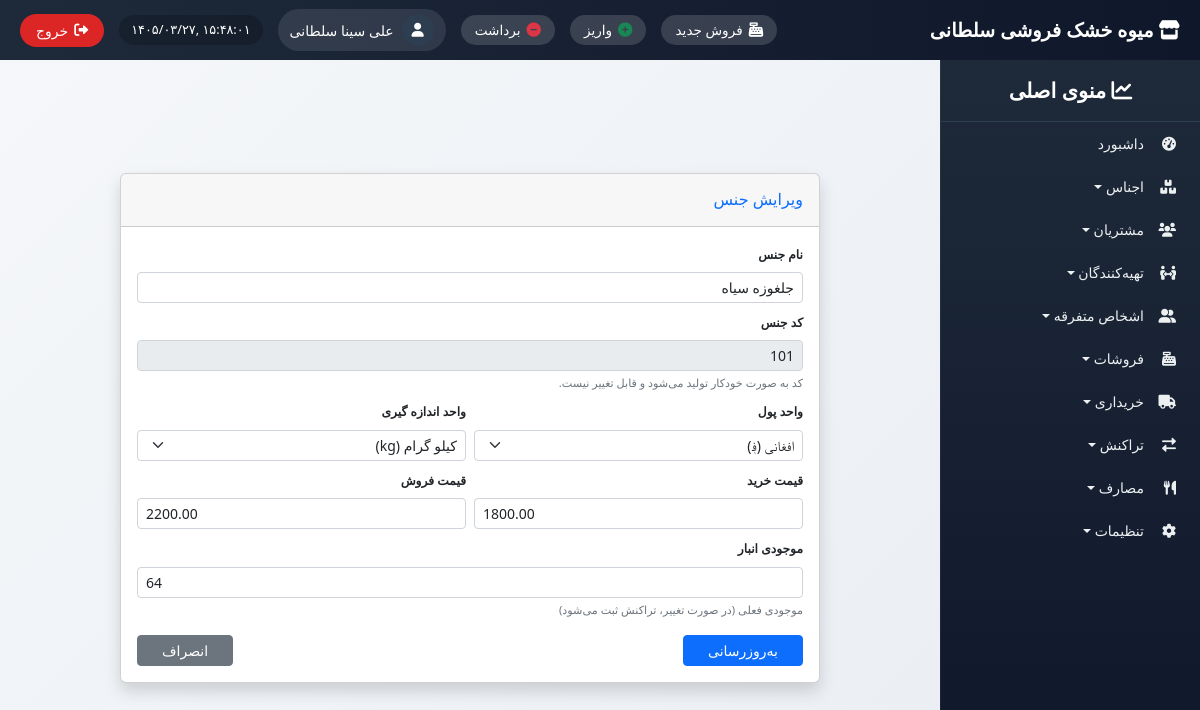
/products/edit/3/ (signed in), run on the app's committed database.
### inventory/models.py (models this page shows, shortened)
class Product(models.Model):
    name = models.CharField(max_length=200, verbose_name="نام جنس")
    code = models.PositiveIntegerField(unique=True, verbose_name="کد جنس")
    category = models.ForeignKey(Category, on_delete=models.SET_NULL, null=True, blank=True)
    currency = models.ForeignKey(Currency, on_delete=models.PROTECT, verbose_name="واحد پول")
    purchase_price = models.DecimalField(max_digits=12, decimal_places=2, validators=[MinValueValidator(Decimal('0.01'))])
    selling_price = models.DecimalField(max_digits=12, decimal_places=2, validators=[MinValueValidator(Decimal('0.01'))])
    unit = models.ForeignKey(UnitOfMeasure, on_delete=models.PROTECT, verbose_name="واحد اندازه گیری")
    description = models.TextField(blank=True)
    is_active = models.BooleanField(default=True)
    created_at = models.DateTimeField(auto_now_add=True)

class Stock(models.Model):
    product = models.OneToOneField(Product, on_delete=models.CASCADE, related_name='stock')
    quantity = models.PositiveIntegerField(default=0)
    minimum_threshold = models.PositiveIntegerField(default=5)

### settings_app/models.py (models this page shows, shortened)
class Currency(models.Model):
    code = models.CharField(max_length=3, unique=True, verbose_name="کد")
    name = models.CharField(max_length=50, verbose_name="نام واحد پول")
    symbol = models.CharField(max_length=5, verbose_name="نماد")
    is_active = models.BooleanField(default=True, verbose_name="فعال")
    class Meta:
        verbose_name = "واحد پول"
        verbose_name_plural = "واحدهای پول"

class UnitOfMeasure(models.Model):
    name = models.CharField(max_length=50, unique=True, verbose_name="نام واحد")
    symbol = models.CharField(max_length=10, blank=True, verbose_name="نماد")
    is_active = models.BooleanField(default=True, verbose_name="فعال")
    class Meta:
        verbose_name = "واحد اندازه‌گیری"
        verbose_name_plural = "واحدهای اندازه‌گیری"

### inventory/views.py (the view, shortened to what this page needs)
# urls.py: path('edit/<int:pk>/', views.product_edit, name='product_edit'),
@login_required
def product_edit(request, pk):
    if request.user.groups.filter(name='حسابدار').exists():
        raise PermissionDenied("شما مجوز ویرایش ندارید.")
    product = get_object_or_404(Product, pk=pk)
    units = UnitOfMeasure.objects.filter(is_active=True)
    currencies = Currency.objects.filter(is_active=True)
    return render(request, 'inventory/product_form.html', {
        'product': product,
        'edit_mode': True,
        'new_code': product.code,
        'units': units,
        'currencies': currencies,
    })

### templates/inventory/product_form.html (shortened to what this page needs)
{% extends 'base_with_sidebar.html' %}
{% load i18n %}
{% block content %}
<div class="container d-flex justify-content-center align-items-center" style="min-height: calc(100vh - 100px);">
    <div class="card shadow mb-4" style="width:100%; max-width:700px;">
        <div class="card-header py-3">
            <h6 class="m-0 font-weight-bold text-primary">
                {% if edit_mode %}{% trans "ویرایش جنس" %}{% else %}{% trans "فرم ثبت جنس جدید" %}{% endif %}
            </h6>
        </div>
        <div class="card-body py-3">
            <form method="post">
                <div class="mb-2">
                    <label class="form-label small fw-bold">{% trans "نام جنس" %}</label>
                    <input type="text" name="name" class="form-control form-control-sm"
                           placeholder="{% trans 'نام جنس را وارد کنید' %}"
                           value="{% if edit_mode %}{{ product.name }}{% endif %}" required>
                </div>
                <div class="mb-2">
                    <label class="form-label small fw-bold">{% trans "کد جنس" %}</label>
                    <input type="text" class="form-control form-control-sm"
                           value="{% if edit_mode %}{{ product.code }}{% else %}{{ new_code }}{% endif %}" disabled readonly>
                    <small class="text-muted" style="font-size: 0.7rem;">کد به صورت خودکار تولید می‌شود و قابل تغییر نیست.</small>
                </div>
                <div class="row g-2">
                    <div class="col-md-6 mb-2">
                        <label class="form-label small fw-bold">{% trans "واحد پول" %}</label>
                        <select name="currency" class="form-select form-select-sm" required>
                            {% for curr in currencies %}
                            <option value="{{ curr.id }}" {% if edit_mode and product.currency.id == curr.id %}selected{% endif %}>
                                {{ curr.name }} ({{ curr.symbol }})
                            </option>
                            {% endfor %}
                        </select>
                    </div>
                    <div class="col-md-6 mb-2">
                        <label class="form-label small fw-bold">{% trans "واحد اندازه گیری" %}</label>
                        <select name="unit" class="form-select form-select-sm" required>
                            {% for unit in units %}
                            <option value="{{ unit.id }}" {% if edit_mode and product.unit.id == unit.id %}selected{% endif %}>
                                {{ unit.name }} {% if unit.symbol %}({{ unit.symbol }}){% endif %}
                            </option>
                            {% endfor %}
                        </select>
                    </div>
                </div>
                <div class="row g-2">
                    <div class="col-md-6 mb-2">
                        <label class="form-label small fw-bold">{% trans "قیمت خرید" %}</label>
                        <input type="number" step="0.01" name="purchase_price" class="form-control form-control-sm"
                               placeholder="{% trans 'قیمت خرید را وارد کنید' %}"
                               value="{% if edit_mode %}{{ product.purchase_price }}{% endif %}" required>
                    </div>
                    <div class="col-md-6 mb-2">
                        <label class="form-label small fw-bold">{% trans "قیمت فروش" %}</label>
                        <input type="number" step="0.01" name="selling_price" class="form-control form-control-sm"
                               placeholder="{% trans 'قیمت فروش را وارد کنید' %}"
                               value="{% if edit_mode %}{{ product.selling_price }}{% endif %}" required>
                    </div>
                </div>
                <div class="mb-2">
                    <label class="form-label small fw-bold">{% trans "موجودی انبار" %}</label>
                    <input type="number" name="initial_stock" class="form-control form-control-sm"
                           placeholder="{% trans 'موجودی انبار را وارد کنید' %}"
                           value="{% if edit_mode %}{{ product.stock.quantity }}{% else %}0{% endif %}" min="0">
                    <small class="text-muted" style="font-size: 0.7rem;">
                        {% if edit_mode %}
                            موجودی فعلی (در صورت تغییر، تراکنش ثبت می‌شود)
                        {% else %}
                            تعداد اولیه کالا در انبار (اختیاری)
                        {% endif %}
                    </small>
                </div>
                <div class="d-flex justify-content-between mt-3">
                    <button type="submit" class="btn btn-primary btn-sm px-4">
                        {% if edit_mode %}{% trans "به‌روزرسانی" %}{% else %}{% trans "ذخیره جنس" %}{% endif %}
                    </button>
                    <a href="{% url 'inventory:product_list' %}" class="btn btn-secondary btn-sm px-4">{% trans "انصراف" %}</a>
                </div>
            </form>
        </div>
    </div>
</div>
{% endblock %}

### templates/base_with_sidebar.html (shortened to what this page needs)
<!DOCTYPE html>
{% load i18n static %}
{% get_current_language as LANGUAGE_CODE %}
<html lang="fa" dir="rtl">
<head>
    <link href="https://cdn.jsdelivr.net/npm/bootstrap@5.2.3/dist/css/bootstrap.rtl.min.css" rel="stylesheet">
    <link rel="stylesheet" href="https://cdnjs.cloudflare.com/ajax/libs/font-awesome/6.0.0/css/all.min.css">
    <link href="https://cdn.jsdelivr.net/gh/rastikerdar/vazir-font@v30.1.0/dist/font-face.css" rel="stylesheet">
</head>
<body>
    <div class="top-navbar">
        <div class="store-name"><i class="fas fa-store"></i> میوه خشک فروشی سلطانی</div>
        <div class="top-nav-left">
            <a href="{% url 'sales:new_sale' %}" class="shortcut-btn" title="فروش جدید"><i class="fas fa-cash-register"></i><span> فروش جدید</span></a>
            <a href="{% url 'transactions:transaction_create_in' %}" class="shortcut-btn" title="واریز"><i class="fas fa-plus-circle text-success"></i><span> واریز</span></a>
            <a href="{% url 'transactions:transaction_create_out' %}" class="shortcut-btn" title="برداشت"><i class="fas fa-minus-circle text-danger"></i><span> برداشت</span></a>
            <div class="admin-info">
                <div class="admin-avatar"><i class="fas fa-user"></i></div>
                <span class="admin-name">{{ user.get_full_name|default:user.username }}</span>
            </div>
            <div class="datetime" id="current-datetime"></div>
            <button type="button" class="logout-btn" id="logoutTrigger"><i class="fas fa-sign-out-alt"></i> <span>خروج</span></button>
        </div>
    </div>
    <div class="sidebar" id="sidebar">
        <div class="sidebar-header"><i class="fas fa-chart-line"></i> منوی اصلی</div>
        <ul class="nav flex-column">
            <li class="nav-item"><a class="nav-link" href="{% url 'dashboard' %}"><i class="fas fa-tachometer-alt"></i> داشبورد</a></li>
            <li class="nav-item dropdown-toggle" data-menu="products"><i class="fas fa-boxes"></i> اجناس</li>
            <li class="nav-item dropdown-toggle" data-menu="customers"><i class="fas fa-users"></i> مشتریان</li>
            <li class="nav-item dropdown-toggle" data-menu="suppliers"><i class="fas fa-people-arrows"></i> تهیه‌کنندگان</li>
            <li class="nav-item dropdown-toggle" data-menu="misc"><i class="fas fa-user-friends"></i> اشخاص متفرقه</li>
            <li class="nav-item dropdown-toggle" data-menu="sales"><i class="fas fa-cash-register"></i> فروشات</li>
            <li class="nav-item dropdown-toggle" data-menu="purchases"><i class="fas fa-truck"></i> خریداری</li>
            <li class="nav-item dropdown-toggle" data-menu="transactions"><i class="fas fa-exchange-alt"></i> تراکنش</li>
            <li class="nav-item dropdown-toggle" data-menu="expenses"><i class="fas fa-utensils"></i> مصارف</li>
            <li class="nav-item dropdown-toggle" data-menu="settings"><i class="fas fa-cog"></i> تنظیمات</li>
        </ul>
    </div>
    <div class="content">
        {% block content %}{% endblock %}
    </div>
</body>
</html>

### templates/base_with_sidebar.html (style rules this page uses)
* { font-family: 'Vazir', 'Tahoma', 'Segoe UI', sans-serif; }
body { background: linear-gradient(135deg, #f5f7fa 0%, #e9edf2 100%); font-size: 14px; padding-top: 70px; margin: 0; height: 100vh; overflow: hidden; }
.top-navbar { position: fixed; top: 0; right: 0; left: 0; height: 60px; background: linear-gradient(90deg, #1e2a3a 0%, #0f172a 100%); z-index: 1050; display: flex; align-items: center; justify-content: space-between; padding: 0 20px; color: white; }
.store-name { font-size: 1.2rem; font-weight: 700; }
.top-nav-left { display: flex; align-items: center; gap: 15px; }
.admin-info { display: flex; align-items: center; gap: 8px; background: rgba(255,255,255,0.1); padding: 5px 12px; border-radius: 40px; }
.admin-avatar { width: 32px; height: 32px; background: #2c3e50; border-radius: 50%; display: flex; align-items: center; justify-content: center; }
.datetime { direction: ltr; background: rgba(0,0,0,0.2); padding: 5px 12px; border-radius: 40px; font-size: 0.8rem; }
.logout-btn { background-color: #dc2626; color: white; border: none; padding: 6px 16px; border-radius: 40px; display: flex; align-items: center; gap: 6px; }
.shortcut-btn { background: rgba(255,255,255,0.15); border: none; color: white; padding: 5px 14px; border-radius: 40px; font-size: 0.85rem; font-weight: 500; transition: 0.2s; display: inline-flex; align-items: center; gap: 6px; text-decoration: none; }
.shortcut-btn i { font-size: 0.9rem; }
.sidebar { position: fixed; top: 60px; right: 0; height: calc(100vh - 60px); width: 260px; background: linear-gradient(180deg, #1e2a3a 0%, #0f172a 100%); color: white; overflow-y: auto; z-index: 1000; transition: 0.3s; border-left: 1px solid rgba(255,255,255,0.05); }
.sidebar-header { padding: 15px 20px; font-size: 1.3rem; font-weight: 600; border-bottom: 1px solid #2d3e50; text-align: center; }
.sidebar .nav-link, .dropdown-toggle { color: #ecf0f1; padding: 8px 16px; border-radius: 10px; margin: 3px 8px; display: flex; align-items: center; cursor: pointer; text-decoration: none; }
.sidebar .nav-link i, .dropdown-toggle i { width: 24px; margin-left: 8px; }
.content { margin-right: 260px; padding: 20px; height: calc(100vh - 60px); overflow-y: auto; }

### data on the page
Product: name "جلغوزه سیاه", code "101", currency "افغانی (؋)", unit "کیلو گرام (kg)", purchase_price "1800.00", selling_price "2200.00", initial_stock "64"

### other printed values
{{ user.get_full_name|default:user.username }} "علی سینا سلطانی"
